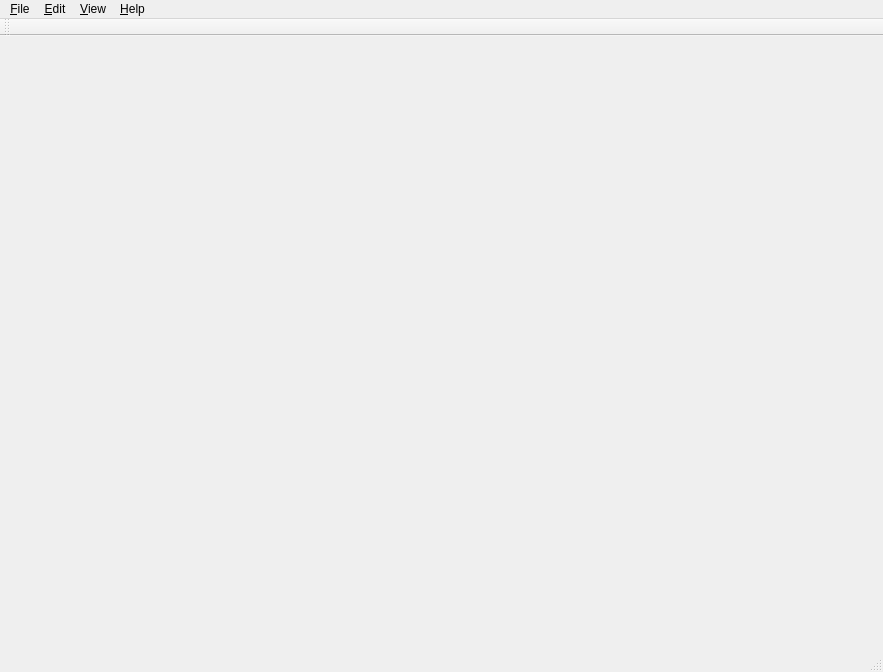
<?xml version="1.0" encoding="UTF-8"?>
<ui version="4.0">
 <class>ModelView</class>
 <widget class="QMainWindow" name="ModelView">
  <property name="geometry">
   <rect>
    <x>0</x>
    <y>0</y>
    <width>883</width>
    <height>672</height>
   </rect>
  </property>
  <property name="windowTitle">
   <string>Surface Quality Inspection</string>
  </property>
  <property name="windowIcon">
   <iconset>
    <normaloff>../images/icon.png</normaloff>../images/icon.png</iconset>
  </property>
  <property name="iconSize">
   <size>
    <width>22</width>
    <height>22</height>
   </size>
  </property>
  <widget class="QWidget" name="centralwidget">
   <layout class="QGridLayout" name="gridLayout">
    <item row="0" column="0">
     <widget class="QVTKWidget" name="qvtk_widget_left"/>
    </item>
    <item row="0" column="1">
     <widget class="QVTKWidget" name="qvtk_widget_right"/>
    </item>
   </layout>
  </widget>
  <widget class="QMenuBar" name="menuBar">
   <property name="geometry">
    <rect>
     <x>0</x>
     <y>0</y>
     <width>883</width>
     <height>25</height>
    </rect>
   </property>
   <widget class="QMenu" name="menuFile">
    <property name="title">
     <string>&amp;File</string>
    </property>
    <addaction name="edit_action"/>
    <addaction name="open_action"/>
    <addaction name="action_Save_Ctrl_S"/>
    <addaction name="separator"/>
    <addaction name="exit_action"/>
   </widget>
   <widget class="QMenu" name="menuHelp">
    <property name="title">
     <string>&amp;Help</string>
    </property>
    <addaction name="about_action"/>
   </widget>
   <widget class="QMenu" name="menu_edit">
    <property name="title">
     <string>&amp;Edit</string>
    </property>
    <addaction name="inspection_action"/>
    <addaction name="color_action"/>
    <addaction name="clear_color_action"/>
    <addaction name="change_view_point_action"/>
   </widget>
   <widget class="QMenu" name="menu_View">
    <property name="title">
     <string>&amp;View</string>
    </property>
    <addaction name="border_panel_action"/>
    <addaction name="hide_border_action"/>
   </widget>
   <addaction name="menuFile"/>
   <addaction name="menu_edit"/>
   <addaction name="menu_View"/>
   <addaction name="menuHelp"/>
  </widget>
  <widget class="QToolBar" name="toolBar">
   <property name="windowTitle">
    <string>toolBar</string>
   </property>
   <attribute name="toolBarArea">
    <enum>TopToolBarArea</enum>
   </attribute>
   <attribute name="toolBarBreak">
    <bool>false</bool>
   </attribute>
  </widget>
  <widget class="QStatusBar" name="statusBar"/>
  <action name="actionOpenFile">
   <property name="enabled">
    <bool>true</bool>
   </property>
   <property name="icon">
    <iconset>
     <normaloff>:/Icons/fileopen.png</normaloff>:/Icons/fileopen.png</iconset>
   </property>
   <property name="text">
    <string>Open File...</string>
   </property>
  </action>
  <action name="actionExit">
   <property name="icon">
    <iconset>
     <normaloff/>
    </iconset>
   </property>
   <property name="text">
    <string>Exit</string>
   </property>
  </action>
  <action name="actionPrint">
   <property name="icon">
    <iconset>
     <normaloff>:/Icons/print.png</normaloff>:/Icons/print.png</iconset>
   </property>
   <property name="text">
    <string>Print</string>
   </property>
  </action>
  <action name="actionHelp">
   <property name="icon">
    <iconset>
     <normaloff>:/Icons/help.png</normaloff>:/Icons/help.png</iconset>
   </property>
   <property name="text">
    <string>Help</string>
   </property>
  </action>
  <action name="actionSave">
   <property name="icon">
    <iconset>
     <normaloff>:/Icons/filesave.png</normaloff>:/Icons/filesave.png</iconset>
   </property>
   <property name="text">
    <string>Save</string>
   </property>
  </action>
  <action name="edit_action">
   <property name="icon">
    <iconset>
     <normalon>../images/save.png</normalon>
    </iconset>
   </property>
   <property name="text">
    <string>&amp;Edit...        </string>
   </property>
   <property name="shortcut">
    <string>Ctrl+E</string>
   </property>
   <property name="iconVisibleInMenu">
    <bool>true</bool>
   </property>
  </action>
  <action name="actionMain_Panel">
   <property name="text">
    <string>Main Panel</string>
   </property>
  </action>
  <action name="about_action">
   <property name="text">
    <string>About</string>
   </property>
  </action>
  <action name="open_action">
   <property name="icon">
    <iconset>
     <normaloff>../images/open.png</normaloff>../images/open.png</iconset>
   </property>
   <property name="text">
    <string>&amp;Open...</string>
   </property>
   <property name="shortcut">
    <string>Ctrl+O</string>
   </property>
  </action>
  <action name="action_Save_Ctrl_S">
   <property name="text">
    <string>&amp;Save...</string>
   </property>
   <property name="shortcut">
    <string>Ctrl+S</string>
   </property>
  </action>
  <action name="exit_action">
   <property name="text">
    <string>&amp;Exit...</string>
   </property>
   <property name="shortcut">
    <string>Ctrl+Q</string>
   </property>
  </action>
  <action name="inspection_action">
   <property name="text">
    <string>&amp;Inspection...</string>
   </property>
   <property name="shortcut">
    <string>Ctrl+I</string>
   </property>
  </action>
  <action name="color_action">
   <property name="text">
    <string>&amp;Load Color...</string>
   </property>
   <property name="shortcut">
    <string>Ctrl+L</string>
   </property>
  </action>
  <action name="clear_color_action">
   <property name="text">
    <string>&amp;Clear Color...</string>
   </property>
   <property name="shortcut">
    <string>Ctrl+C</string>
   </property>
  </action>
  <action name="border_panel_action">
   <property name="text">
    <string>&amp;Show Border Panel</string>
   </property>
  </action>
  <action name="hide_border_action">
   <property name="text">
    <string>&amp;Hide Border Panel</string>
   </property>
   <property name="shortcut">
    <string>Ctrl+H</string>
   </property>
  </action>
  <action name="change_view_point_action">
   <property name="text">
    <string>&amp;Switch View Point</string>
   </property>
  </action>
 </widget>
 <customwidgets>
  <customwidget>
   <class>QVTKWidget</class>
   <extends>QWidget</extends>
   <header>QVTKWidget.h</header>
  </customwidget>
 </customwidgets>
 <resources/>
 <connections/>
 <slots>
  <slot>pbPushButtonClicked()</slot>
 </slots>
</ui>
